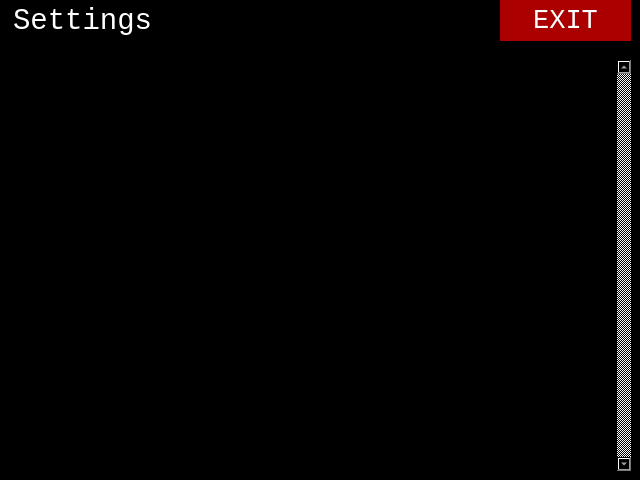
<?xml version="1.0" encoding="UTF-8"?>
<ui version="4.0">
 <class>MainWindow</class>
 <widget class="QMainWindow" name="MainWindow">
  <property name="geometry">
   <rect>
    <x>0</x>
    <y>0</y>
    <width>640</width>
    <height>480</height>
   </rect>
  </property>
  <property name="sizePolicy">
   <sizepolicy hsizetype="Fixed" vsizetype="Fixed">
    <horstretch>0</horstretch>
    <verstretch>0</verstretch>
   </sizepolicy>
  </property>
  <property name="maximumSize">
   <size>
    <width>640</width>
    <height>480</height>
   </size>
  </property>
  <property name="cursor">
   <cursorShape>ArrowCursor</cursorShape>
  </property>
  <property name="windowTitle">
   <string>MainWindow</string>
  </property>
  <property name="styleSheet">
   <string notr="true">background-color: rgb(0, 0, 0);
color: rgb(255, 255, 255);</string>
  </property>
  <property name="tabShape">
   <enum>QTabWidget::Rounded</enum>
  </property>
  <widget class="QWidget" name="centralwidget">
   <widget class="QListView" name="lv_body">
    <property name="geometry">
     <rect>
      <x>10</x>
      <y>60</y>
      <width>621</width>
      <height>411</height>
     </rect>
    </property>
    <property name="sizePolicy">
     <sizepolicy hsizetype="Fixed" vsizetype="Fixed">
      <horstretch>0</horstretch>
      <verstretch>0</verstretch>
     </sizepolicy>
    </property>
    <property name="font">
     <font>
      <family>Consolas</family>
      <pointsize>22</pointsize>
     </font>
    </property>
    <property name="focusPolicy">
     <enum>Qt::StrongFocus</enum>
    </property>
    <property name="autoFillBackground">
     <bool>true</bool>
    </property>
    <property name="frameShape">
     <enum>QFrame::NoFrame</enum>
    </property>
    <property name="frameShadow">
     <enum>QFrame::Plain</enum>
    </property>
    <property name="verticalScrollBarPolicy">
     <enum>Qt::ScrollBarAlwaysOn</enum>
    </property>
    <property name="horizontalScrollBarPolicy">
     <enum>Qt::ScrollBarAlwaysOff</enum>
    </property>
    <property name="sizeAdjustPolicy">
     <enum>QAbstractScrollArea::AdjustIgnored</enum>
    </property>
    <property name="autoScroll">
     <bool>false</bool>
    </property>
    <property name="editTriggers">
     <set>QAbstractItemView::NoEditTriggers</set>
    </property>
    <property name="showDropIndicator" stdset="0">
     <bool>false</bool>
    </property>
    <property name="defaultDropAction">
     <enum>Qt::IgnoreAction</enum>
    </property>
    <property name="selectionMode">
     <enum>QAbstractItemView::NoSelection</enum>
    </property>
    <property name="verticalScrollMode">
     <enum>QAbstractItemView::ScrollPerPixel</enum>
    </property>
    <property name="viewMode">
     <enum>QListView::ListMode</enum>
    </property>
    <property name="wordWrap">
     <bool>false</bool>
    </property>
   </widget>
   <widget class="QPushButton" name="b_exit">
    <property name="geometry">
     <rect>
      <x>500</x>
      <y>0</y>
      <width>131</width>
      <height>41</height>
     </rect>
    </property>
    <property name="font">
     <font>
      <family>Consolas</family>
      <pointsize>20</pointsize>
     </font>
    </property>
    <property name="styleSheet">
     <string notr="true">background-color: rgb(170, 0, 0);
border: none;</string>
    </property>
    <property name="text">
     <string>EXIT</string>
    </property>
   </widget>
   <widget class="QLineEdit" name="le_title">
    <property name="geometry">
     <rect>
      <x>10</x>
      <y>0</y>
      <width>151</width>
      <height>41</height>
     </rect>
    </property>
    <property name="font">
     <font>
      <family>Consolas</family>
      <pointsize>22</pointsize>
     </font>
    </property>
    <property name="text">
     <string>Settings</string>
    </property>
   </widget>
  </widget>
 </widget>
 <resources/>
 <connections/>
</ui>
